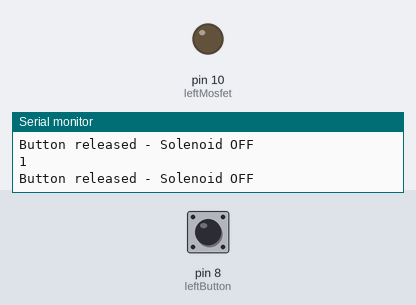
The sketch below on a simulated Arduino Uno, built with avr-gcc and run on an emulated ATmega328P. Shown: output pins drawn as LEDs (lit = HIGH), the last lines printed to the serial monitor. The inputs (shaded band) are chosen by the test bench; at power-on: pin 8 (leftButton) HIGH.

Above: at 1.2 s.
1.3 s: pin 8 (leftButton) pulled LOW for 0.15 s
At 1.4 s:
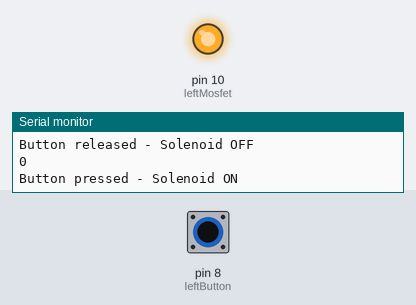
3.0 s: pin 8 (leftButton) pulled LOW for 3.2 s
At 7.6 s:
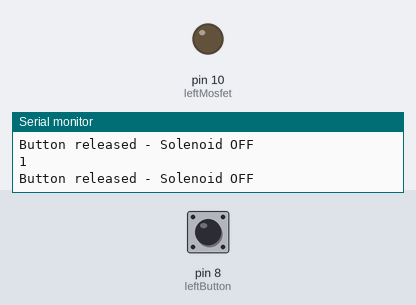
Timing chart, 0 to 9.1 s (numbered marks = the images above; inputs shaded):
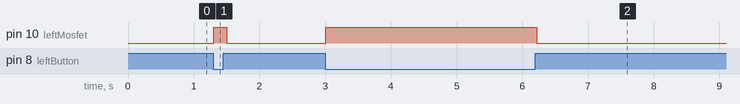

The sketch:

Flippers.ino
```cpp
const int leftButton = 8;
const int leftMosfet = 10;

const int rightButton = 9;
const int rightMosfet = 11;


void setup() {
  pinMode(leftButton, INPUT_PULLUP);
  pinMode(leftMosfet, OUTPUT);
  digitalWrite(leftMosfet, LOW);
  Serial.begin(9600);
}

void loop() {
  int leftButtonState = digitalRead(leftButton);
  Serial.println(leftButtonState);
  if (leftButtonState == LOW) {
    digitalWrite(leftMosfet, HIGH); // Activate solenoid
    Serial.println("Button pressed - Solenoid ON");
  } else {
    digitalWrite(leftMosfet, LOW);  // Deactivate solenoid
    Serial.println("Button released - Solenoid OFF");
  }

  delay(100); // Small debounce delay
}
```

Measured:
- after the input at 1.3 s, pin 10 (leftMosfet): LOW → HIGH at once, → LOW 0.20 s later
- after the input at 3.0 s, pin 10 (leftMosfet): LOW → HIGH at once, → LOW 3.2 s later
